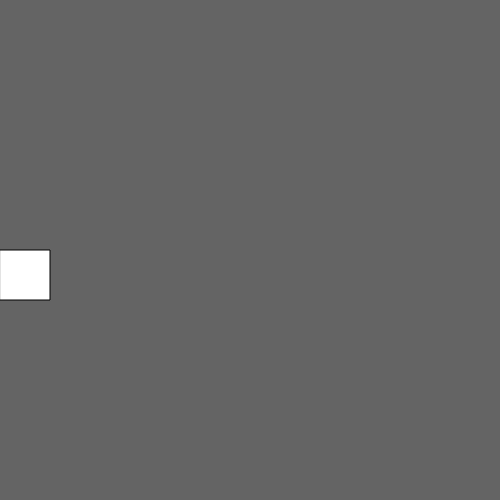
Frame 1 (no input)
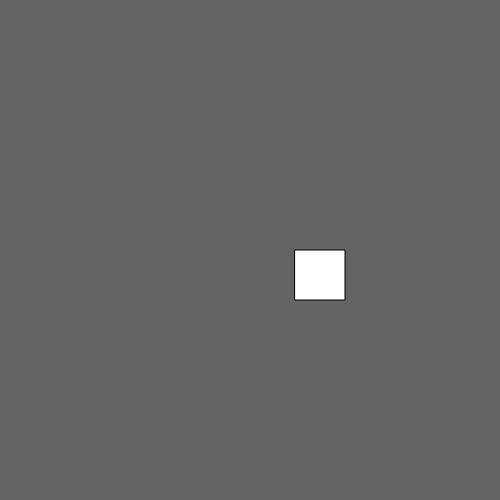
Frame 60 (no input)
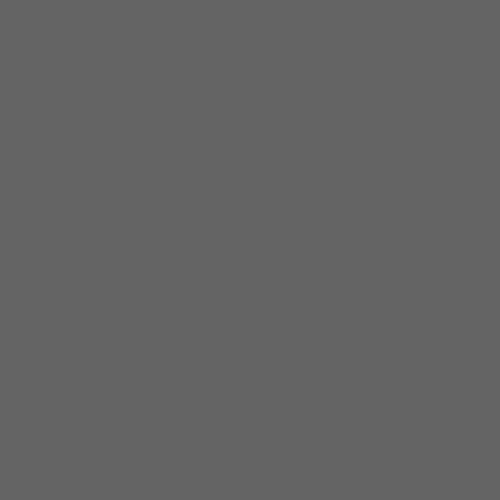
Frame 120 (the mouse pressed at the canvas centre since frame 60)

The p5.js sketch that drew these frames (run headless with seeded random() and noise() and a simulated clock; from frame 60 on, the mouse is pressed at the canvas centre):

// p5.js sketch
// ── sketch.js
var x = 0;
function setup() {
  createCanvas(500, 500);
}

function draw() {
background (100);

translate (x, 0) ;
rect(0,250, 50, 50);
 x= x+5 ;
 if (x> width) {

 }

pop() ;

}
